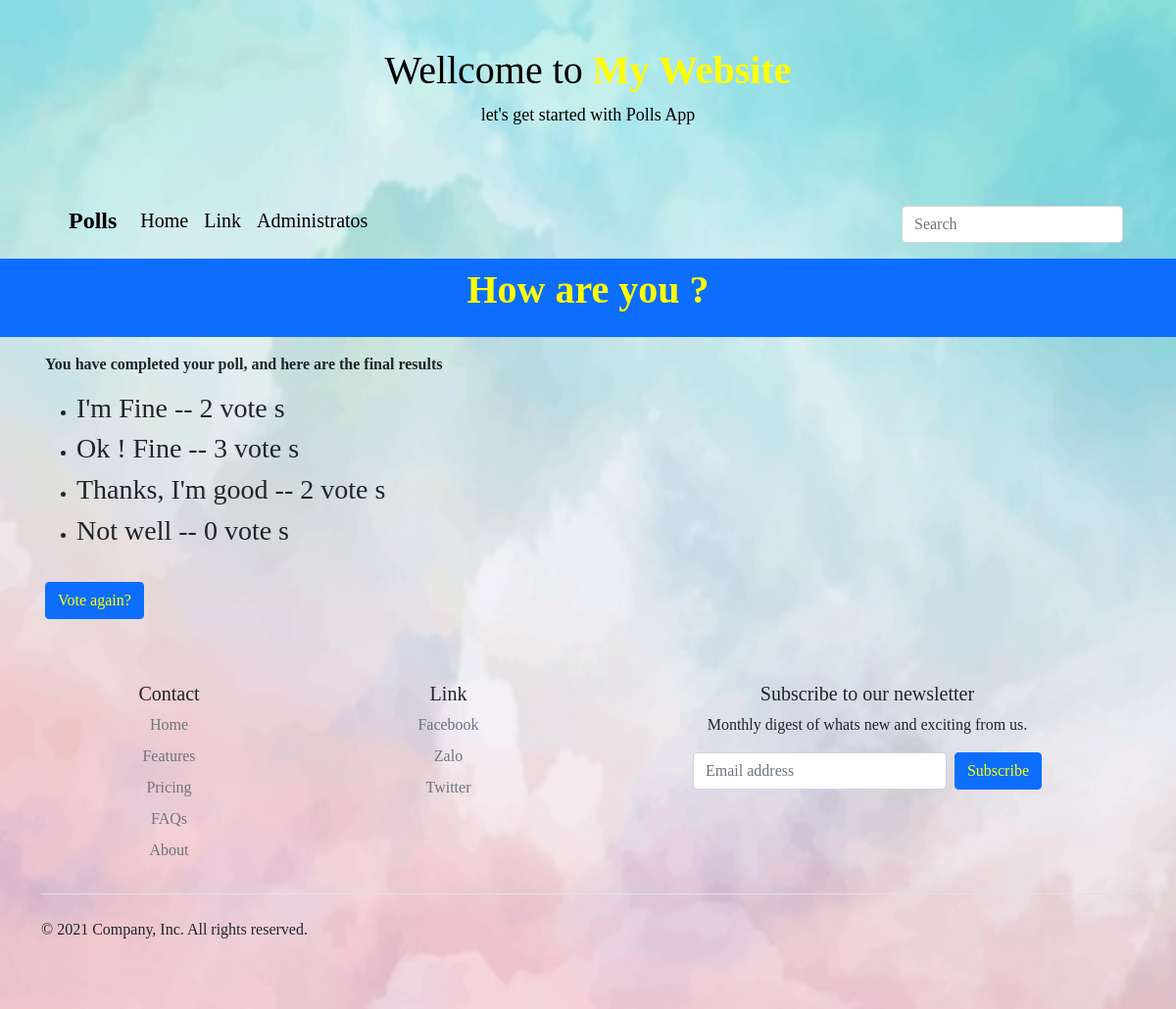
The app's page /2/results/ with its own data.
### polls/models.py (models this page shows, shortened)
class Question(models.Model):
    question_text = models.CharField(max_length=200)
    pub_date = models.DateTimeField('date published')

class Choice(models.Model):
    question = models.ForeignKey(Question, on_delete=models.CASCADE)
    choice_text = models.CharField(max_length=200)
    votes = models.IntegerField(default=0)

### polls/views.py (the view)
# urls.py: path('<int:pk>/results/', views.ResultsView.as_view(), name='results'),
class ResultsView(generic.DetailView):
    model = Question
    template_name = 'polls/results.html'

### polls/templates/polls/results.html
{% extends 'polls/Base.html' %}
{% block title %}
    <h1><p><strong>{{ question.question_text }} ?</strong></p></h1>
{% endblock %}
{% block content %}
    <strong><p>You have completed your poll, and here are the final results</p></strong>
    <ul>
    {% for choice in question.choice_set.all %}
        <li><h3>{{ choice.choice_text }} -- {{ choice.votes }} vote {{ choice.votes|pluralize }}</h3></li>
    {% endfor %}
    </ul>
    <button type="button" class="btn btn-primary" style="margin-top: 20px;">
        <a href="{% url 'polls:detail' question.id %}" style="text-decoration: none; color: yellow;">Vote again?</a>
    </button>
{% endblock %}

### polls/static/polls/style.css (style rules this page uses)
* { font-family: "Comic Sans MS" }
a { color: yellow; text-decoration: none; }
h1 p { color: yellow; }
body { width: 100vw; height: 100vh; background: white url("images/background.jpg"); background-repeat: no-repeat; background-attachment: fixed; background-size: 100% 100%; }

### records on screen
Question: question_text "How are you"
Choice: choice_text "I'm Fine", votes "2"
Choice: choice_text "Ok ! Fine", votes "3"
Choice: choice_text "Thanks, I'm good", votes "2"
Choice: choice_text "Not well", votes "0"
